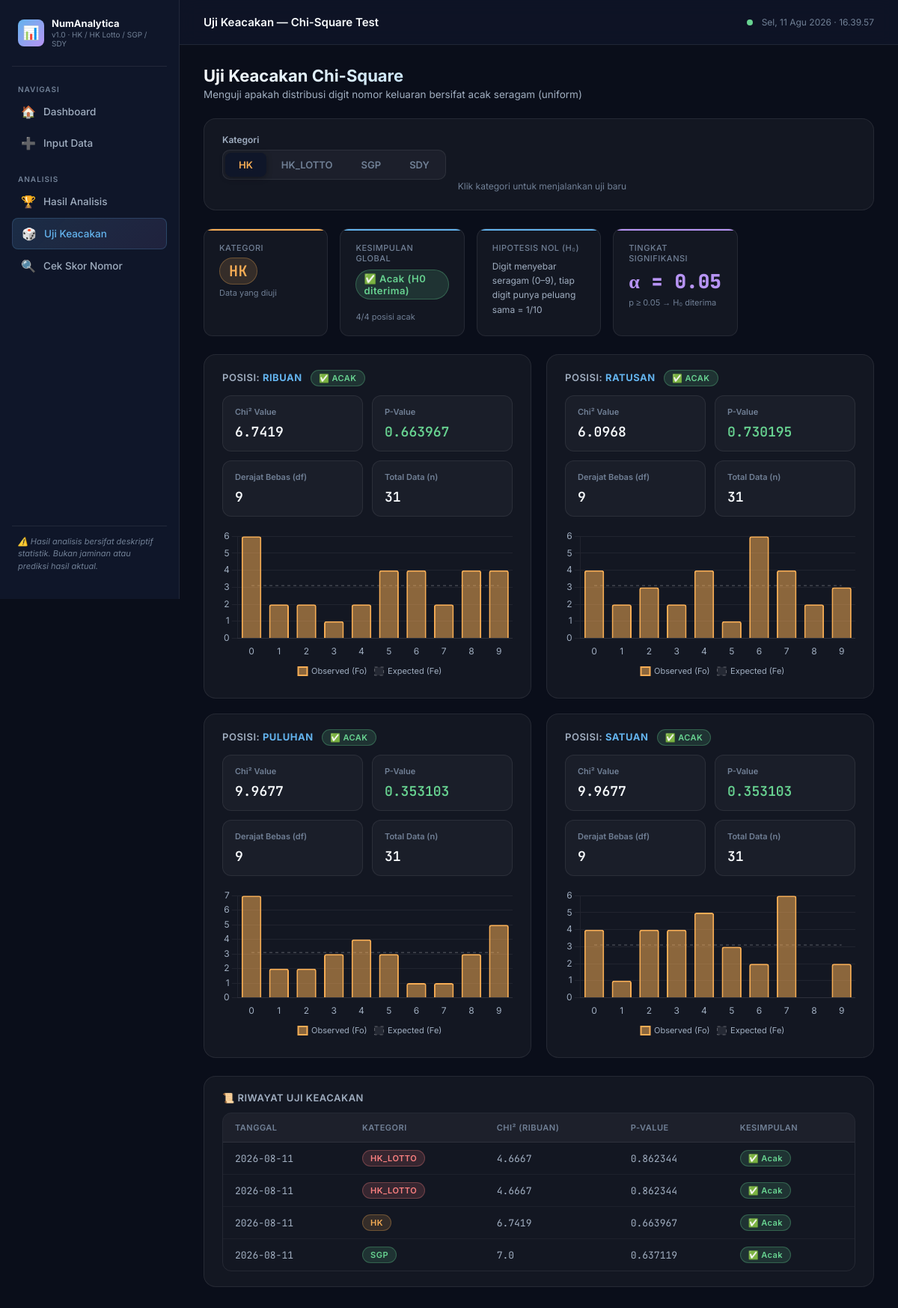
Screenshot of /uji-keacakan with the database file from the repository.
### tables this page shows
CREATE TABLE uji_keacakan (
    id               INTEGER PRIMARY KEY AUTOINCREMENT,
    tanggal_uji      DATE NOT NULL,
    kategori         VARCHAR(10) NOT NULL,
    chi_square_value REAL,
    p_value          REAL,
    df               INTEGER,
    kesimpulan       TEXT,
    created_at       TIMESTAMP DEFAULT CURRENT_TIMESTAMP
);

### routes/uji_keacakan.py (the view)
@bp.route("/uji-keacakan", methods=["GET", "POST"])
def index():
    kategori = request.args.get("kat", "HK").upper()
    if kategori not in CATEGORIES:
        kategori = "HK"
    hasil = None
    if request.method == "POST":
        kat_uji = request.form.get("kategori", kategori).upper()
        hasil = uji_chi_square_digit(kat_uji)
        simpan_hasil_uji(kat_uji, hasil)
        kategori = kat_uji
    if hasil is None:
        hasil = uji_chi_square_digit(kategori)
    riwayat = get_riwayat_uji(limit=30)
    chart_data = {}
    for posisi, data in hasil["per_posisi"].items():
        chart_data[posisi] = {
            "labels": [str(d) for d in range(10)],
            "observed": data["observed"],
            "expected": data["expected"],
            "chi2": data["chi2"],
            "p_value": data["p_value"],
        }
    return render_template(
        "uji_keacakan.html",
        hasil=hasil,
        riwayat=riwayat,
        kategori=kategori,
        categories=CATEGORIES,
        chart_data=json.dumps(chart_data),
    )

### database.py (called while the page is built)
def get_conn():
    conn = sqlite3.connect(DATABASE_PATH)
    conn.row_factory = sqlite3.Row
    return conn

### modules/chi_square.py (called while the page is built)
def get_riwayat_uji(kategori: str = None, limit: int = 20):
    conn = get_conn()
    if kategori:
        rows = conn.execute(
            "SELECT * FROM uji_keacakan WHERE kategori=? ORDER BY created_at DESC LIMIT ?",
            (kategori, limit),
        ).fetchall()
    else:
        rows = conn.execute(
            "SELECT * FROM uji_keacakan ORDER BY created_at DESC LIMIT ?", (limit,)
        ).fetchall()
    conn.close()
    return [dict(r) for r in rows]

### modules/preprocessing.py (called while the page is built)
def get_data_by_category(kategori: str):
    conn = get_conn()
    rows = conn.execute(
        "SELECT tanggal, nilai FROM data_historis WHERE kategori=? ORDER BY tanggal ASC",
        (kategori,),
    ).fetchall()
    conn.close()
    return [(r["tanggal"], r["nilai"]) for r in rows]

def hitung_frekuensi_digit(kategori: str):
    data = get_data_by_category(kategori)
    posisi_nama = ["ribuan", "ratusan", "puluhan", "satuan"]
    result = {p: {str(d): 0 for d in range(10)} for p in posisi_nama}
    for _, nilai in data:
        if len(nilai) == 4:
            for i, pos in enumerate(posisi_nama):
                digit = nilai[i]
                result[pos][digit] = result[pos].get(digit, 0) + 1
    return result

### modules/stats_utils.py (called while the page is built)
def _gser(a: float, x: float):
    if x <= 0:
        return 0.0
    ap = a
    summ = 1.0 / a
    delta = summ
    for _ in range(_ITMAX):
        ap += 1.0
        delta *= x / ap
        summ += delta
        if abs(delta) < abs(summ) * _EPS:
            break
    gln = math.lgamma(a)
    return summ * math.exp(-x + a * math.log(x) - gln)

def gammaq(a: float, x: float) -> float:
    if x < 0 or a <= 0:
        raise ValueError("Invalid arguments")
    if x == 0:
        return 1.0
    if x < a + 1.0:
        return 1.0 - _gser(a, x)
    return _gcf(a, x)

def chi2_sf(x: float, df: int) -> float:
    if x <= 0:
        return 1.0
    return gammaq(df / 2.0, x / 2.0)

def chisquare(f_obs, f_exp):
    f_obs = np.asarray(f_obs, dtype=float)
    f_exp = np.asarray(f_exp, dtype=float)
    chi2_stat = float(np.sum((f_obs - f_exp) ** 2 / f_exp))
    df = len(f_obs) - 1
    p_value = chi2_sf(chi2_stat, df)
    return chi2_stat, p_value

### templates/uji_keacakan.html (shortened to what this page needs)
{% extends "base.html" %}
{% block topbar_title %}Uji Keacakan — Chi-Square Test{% endblock %}
{% block content %}
<div class="page-header">
  <h1>Uji Keacakan Chi-Square</h1>
  <p>Menguji apakah distribusi digit nomor keluaran bersifat acak seragam (uniform)</p>
</div>
<form method="POST" style="margin-bottom:24px;">
  <div class="card" style="display:flex;align-items:flex-end;gap:16px;flex-wrap:wrap;">
    <div class="form-group mb-0">
      <label class="form-label">Kategori</label>
      <div class="tab-group">
        {% for kat in categories %}
        <button type="submit" name="kategori" value="{{ kat }}"
                class="tab-btn {{ kat.lower() }} {% if kategori == kat %}active{% endif %}">
          {{ kat }}
        </button>
        {% endfor %}
      </div>
    </div>
    <div style="font-size:12px;color:var(--text-muted);padding-bottom:4px;">
      Klik kategori untuk menjalankan uji baru
    </div>
  </div>
</form>
<div class="stats-grid mb-24">
  <div class="stat-card {{ kategori.lower() }}">
    <div class="stat-label">KATEGORI</div>
    <div class="stat-value badge badge-{{ kategori.lower() }}" style="font-size:20px;padding:4px 12px;">{{ kategori }}</div>
    <div class="stat-meta">Data yang diuji</div>
  </div>
  <div class="stat-card blue">
    <div class="stat-label">KESIMPULAN GLOBAL</div>
    <div style="margin-top:8px;">
      {% if 'diterima' in hasil.kesimpulan_global %}
      <span class="badge badge-success" style="font-size:13px;">✅ {{ hasil.kesimpulan_global }}</span>
      {% else %}
      <span class="badge badge-danger" style="font-size:13px;">❌ {{ hasil.kesimpulan_global }}</span>
      {% endif %}
    </div>
    <div class="stat-meta mt-16">{{ hasil.acak_count }}/{{ hasil.total_posisi }} posisi acak</div>
  </div>
  <div class="stat-card blue">
    <div class="stat-label">HIPOTESIS NOL (H₀)</div>
    <div style="font-size:12px;color:var(--text-secondary);line-height:1.6;margin-top:8px;">
      Digit menyebar seragam (0–9), tiap digit punya peluang sama = 1/10
    </div>
  </div>
  <div class="stat-card purple">
    <div class="stat-label">TINGKAT SIGNIFIKANSI</div>
    <div class="stat-value" style="color:var(--accent-purple)">α = 0.05</div>
    <div class="stat-meta">p ≥ 0.05 → H₀ diterima</div>
  </div>
</div>
<div class="grid-2 mb-24">
  {% for posisi, data in hasil.per_posisi.items() %}
  <div class="card">
    <div class="card-title">
      Posisi: <strong style="color:var(--accent-blue);">{{ posisi|capitalize }}</strong>
      {% if 'diterima' in data.kesimpulan %}
      <span class="badge badge-success">✅ Acak</span>
      {% else %}
      <span class="badge badge-danger">❌ Tidak Acak</span>
      {% endif %}
    </div>
    <div class="chi-result-grid mb-16">
      <div class="chi-card">
        <div class="chi-card-title">Chi² Value</div>
        <div class="chi-value">{{ data.chi2 }}</div>
      </div>
      <div class="chi-card">
        <div class="chi-card-title">P-Value</div>
        <div class="chi-value" style="{% if data.p_value >= 0.05 %}color:var(--accent-green){% else %}color:var(--accent-red){% endif %}">
          {{ data.p_value }}
        </div>
      </div>
      <div class="chi-card">
        <div class="chi-card-title">Derajat Bebas (df)</div>
        <div class="chi-value">{{ data.df }}</div>
      </div>
      <div class="chi-card">
        <div class="chi-card-title">Total Data (n)</div>
        <div class="chi-value">{{ data.n }}</div>
      </div>
    </div>
    <canvas id="chart_{{ posisi }}" height="160"></canvas>
  </div>
  {% endfor %}
</div>
{% if riwayat %}
<div class="card">
  <div class="card-title">📜 Riwayat Uji Keacakan</div>
  <div class="table-wrapper">
    <table>
      <thead>
        <tr>
          <th>Tanggal</th>
          <th>Kategori</th>
          <th>Chi² (ribuan)</th>
          <th>P-Value</th>
          <th>Kesimpulan</th>
        </tr>
      </thead>
      <tbody>
        {% for row in riwayat %}
        <tr>
          <td class="mono">{{ row.tanggal_uji }}</td>
          <td><span class="badge badge-{{ row.kategori.lower() }}">{{ row.kategori }}</span></td>
          <td class="mono">{{ row.chi_square_value }}</td>
          <td class="mono">{{ row.p_value }}</td>
          <td>
            {% if 'diterima' in row.kesimpulan %}
            <span class="badge badge-success">✅ Acak</span>
            {% else %}
            <span class="badge badge-danger">❌ Tidak Acak</span>
            {% endif %}
          </td>
        </tr>
        {% endfor %}
      </tbody>
    </table>
  </div>
</div>
{% endif %}
{% endblock %}
{% block scripts %}
<script>
const chartData = {{ chart_data|safe }};
const kat = "{{ kategori }}";
const katColors = { HK: '#f6ad55', HK_LOTTO: '#fc8181', SGP: '#68d391', SDY: '#b794f4' };
const color = katColors[kat] || '#63b3ed';
Object.entries(chartData).forEach(([posisi, d]) => {
  const ctx = document.getElementById('chart_' + posisi);
  if (!ctx) return;
  new Chart(ctx, {
    type: 'bar',
    data: {
      labels: d.labels,
      datasets: [
        {
          label: 'Observed (Fo)',
          data: d.observed,
          backgroundColor: color + '88',
          borderColor: color,
          borderWidth: 2,
          borderRadius: 3,
        },
        {
          label: 'Expected (Fe)',
          data: d.expected,
          backgroundColor: 'rgba(255,255,255,0.08)',
          borderColor: 'rgba(255,255,255,0.3)',
          borderWidth: 1,
          borderRadius: 3,
          type: 'line',
          pointRadius: 0,
          borderDash: [4, 4],
          fill: false,
        }
      ]
    },
    options: {
      responsive: true,
      plugins: {
        legend: { position: 'bottom', labels: { font: { size: 11 }, boxWidth: 12 } }
      },
      scales: {
        y: { beginAtZero: true, grid: { color: 'rgba(255,255,255,0.06)' } },
        x: { grid: { display: false } }
      }
    }
  });
});
</script>
{% endblock %}

### rows the page displays
uji_keacakan: tanggal_uji "2026-08-11", kategori "HK_LOTTO", chi_square_value "4.6667", p_value "0.862344", shows "✅ Acak"
uji_keacakan: tanggal_uji "2026-08-11", kategori "HK_LOTTO", chi_square_value "4.6667", p_value "0.862344", shows "✅ Acak"
uji_keacakan: tanggal_uji "2026-08-11", kategori "HK", chi_square_value "6.7419", p_value "0.663967", shows "✅ Acak"
uji_keacakan: tanggal_uji "2026-08-11", kategori "SGP", chi_square_value "7.0", p_value "0.637119", shows "✅ Acak"

### other values shown
{{ kat }} "HK" "HK_LOTTO" "SGP" "SDY"
{{ kategori }} "HK"
{{ hasil.kesimpulan_global }} "Acak (H0 diterima)"
{{ hasil.acak_count }} "4"
{{ hasil.total_posisi }} "4"
{{ posisi|capitalize }} "RIBUAN" "RATUSAN" "PULUHAN" "SATUAN"
{{ data.chi2 }} "6.7419" "6.0968" "9.9677" "9.9677"
{{ data.p_value }} "0.663967" "0.730195" "0.353103" "0.353103"
{{ data.df }} "9" "9" "9" "9"
{{ data.n }} "31" "31" "31" "31"
